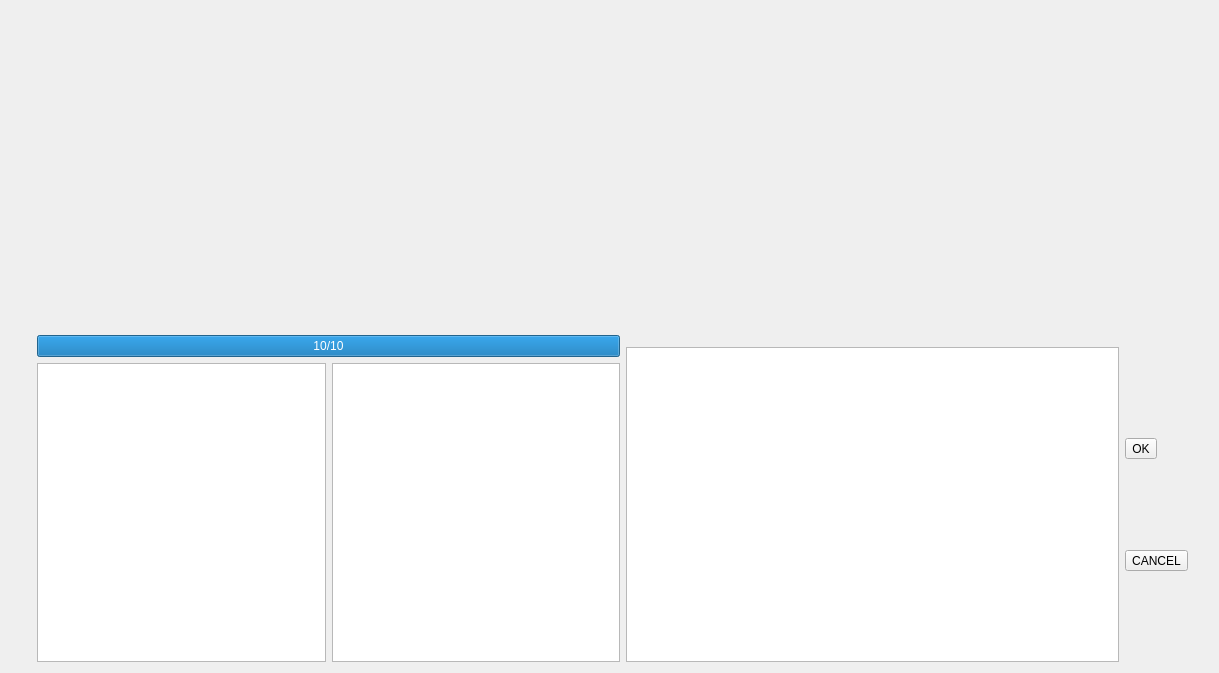
<?xml version="1.0" encoding="UTF-8"?>
<ui version="4.0">
 <class>Form</class>
 <widget class="QWidget" name="Form">
  <property name="geometry">
   <rect>
    <x>0</x>
    <y>0</y>
    <width>1219</width>
    <height>673</height>
   </rect>
  </property>
  <property name="windowTitle">
   <string>Form</string>
  </property>
  <layout class="QHBoxLayout" name="horizontalLayout_6">
   <item>
    <layout class="QVBoxLayout" name="leftBlock">
     <property name="sizeConstraint">
      <enum>QLayout::SetFixedSize</enum>
     </property>
     <item>
      <layout class="QHBoxLayout" name="horizontalLayout_3">
       <item>
        <layout class="QVBoxLayout" name="verticalLayout_3">
         <item>
          <layout class="QVBoxLayout" name="leftHeros"/>
         </item>
         <item>
          <spacer name="verticalSpacer">
           <property name="orientation">
            <enum>Qt::Vertical</enum>
           </property>
           <property name="sizeHint" stdset="0">
            <size>
             <width>20</width>
             <height>40</height>
            </size>
           </property>
          </spacer>
         </item>
         <item>
          <widget class="QLabel" name="head">
           <property name="text">
            <string/>
           </property>
          </widget>
         </item>
        </layout>
       </item>
      </layout>
     </item>
    </layout>
   </item>
   <item>
    <layout class="QVBoxLayout" name="centerBlock">
     <item>
      <spacer name="verticalSpacer_4">
       <property name="orientation">
        <enum>Qt::Vertical</enum>
       </property>
       <property name="sizeHint" stdset="0">
        <size>
         <width>20</width>
         <height>40</height>
        </size>
       </property>
      </spacer>
     </item>
     <item>
      <widget class="QLabel" name="prompt">
       <property name="font">
        <font>
         <family>Times New Roman</family>
         <pointsize>12</pointsize>
         <weight>75</weight>
         <bold>true</bold>
         <stylestrategy>PreferAntialias</stylestrategy>
        </font>
       </property>
       <property name="text">
        <string/>
       </property>
       <property name="alignment">
        <set>Qt::AlignCenter</set>
       </property>
      </widget>
     </item>
     <item>
      <widget class="QProgressBar" name="heroHp">
       <property name="maximum">
        <number>10</number>
       </property>
       <property name="value">
        <number>10</number>
       </property>
       <property name="alignment">
        <set>Qt::AlignCenter</set>
       </property>
       <property name="textVisible">
        <bool>true</bool>
       </property>
       <property name="invertedAppearance">
        <bool>false</bool>
       </property>
       <property name="textDirection">
        <enum>QProgressBar::TopToBottom</enum>
       </property>
       <property name="format">
        <string>%v/%m</string>
       </property>
      </widget>
     </item>
     <item>
      <layout class="QHBoxLayout" name="horizontalLayout">
       <item>
        <widget class="QGraphicsView" name="essenial"/>
       </item>
       <item>
        <widget class="QGraphicsView" name="ability">
         <property name="verticalScrollBarPolicy">
          <enum>Qt::ScrollBarAlwaysOff</enum>
         </property>
         <property name="horizontalScrollBarPolicy">
          <enum>Qt::ScrollBarAlwaysOff</enum>
         </property>
        </widget>
       </item>
      </layout>
     </item>
    </layout>
   </item>
   <item>
    <layout class="QVBoxLayout" name="rightBlock">
     <property name="sizeConstraint">
      <enum>QLayout::SetFixedSize</enum>
     </property>
     <property name="rightMargin">
      <number>20</number>
     </property>
     <item>
      <layout class="QHBoxLayout" name="horizontalLayout_2">
       <item>
        <layout class="QVBoxLayout" name="verticalLayout">
         <item>
          <layout class="QHBoxLayout" name="horizontalLayout_4">
           <item>
            <spacer name="horizontalSpacer">
             <property name="orientation">
              <enum>Qt::Horizontal</enum>
             </property>
             <property name="sizeHint" stdset="0">
              <size>
               <width>40</width>
               <height>20</height>
              </size>
             </property>
            </spacer>
           </item>
           <item>
            <layout class="QVBoxLayout" name="rightHeros"/>
           </item>
          </layout>
         </item>
         <item>
          <spacer name="verticalSpacer_3">
           <property name="orientation">
            <enum>Qt::Vertical</enum>
           </property>
           <property name="sizeHint" stdset="0">
            <size>
             <width>20</width>
             <height>40</height>
            </size>
           </property>
          </spacer>
         </item>
         <item>
          <layout class="QHBoxLayout" name="horizontalLayout_5">
           <item>
            <widget class="ViewSendResize" name="items">
             <property name="layoutDirection">
              <enum>Qt::LeftToRight</enum>
             </property>
             <property name="verticalScrollBarPolicy">
              <enum>Qt::ScrollBarAlwaysOff</enum>
             </property>
             <property name="horizontalScrollBarPolicy">
              <enum>Qt::ScrollBarAlwaysOff</enum>
             </property>
            </widget>
           </item>
           <item>
            <layout class="QVBoxLayout" name="verticalLayout_2">
             <property name="spacing">
              <number>0</number>
             </property>
             <item>
              <widget class="QToolButton" name="buttonOK">
               <property name="text">
                <string>OK</string>
               </property>
              </widget>
             </item>
             <item>
              <widget class="QToolButton" name="buttonCancel">
               <property name="text">
                <string>CANCEL</string>
               </property>
              </widget>
             </item>
            </layout>
           </item>
          </layout>
         </item>
        </layout>
       </item>
      </layout>
     </item>
    </layout>
   </item>
  </layout>
  <zorder></zorder>
  <zorder></zorder>
  <zorder></zorder>
 </widget>
 <customwidgets>
  <customwidget>
   <class>ViewSendResize</class>
   <extends>QGraphicsView</extends>
   <header>layoutscene.h</header>
  </customwidget>
 </customwidgets>
 <resources/>
 <connections/>
</ui>
